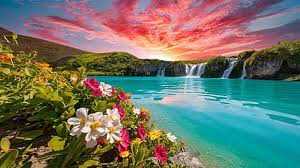
#> input picture day4/beauty.jpg, 300 x 168 px
$ python transformation.py
#> lines starting #> are read from the running program, lines starting #| are printed output that depends on the picture
import cv2
import numpy as np
import matplotlib.pyplot as plt
img = cv2.imread("beauty.jpg")
#> img is the input picture: shape (168, 300, 3); mean B, G, R 101.4, 115.1, 110.9
img = cv2.cvtColor(img,cv2.COLOR_BGR2RGB)

M = np.float32([[1,0,50], [0,1,50]])
translated = cv2.warpAffine(img, M, (img.shape[1], img.shape[0]))
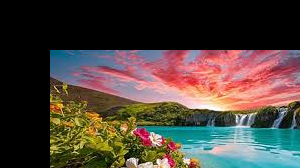
#> translated: shape (168, 300, 3); mean R, G, B 78.8, 68.2, 61.2

M = cv2.getRotationMatrix2D((img.shape[1]//2, img.shape[0]//2), 45, 1)
rotated = cv2.warpAffine(img, M, (img.shape[1], img.shape[0]))
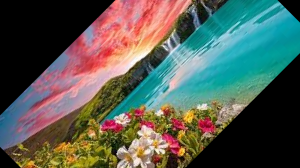
#> rotated: shape (168, 300, 3); mean R, G, B 85.9, 92.3, 83.3


pts1 = np.float32([[50,50],[200,50],[50,200],[200,200]])
pts2 = np.float32([[10,100],[200,50],[100,250],[220,220]])
M = cv2.getPerspectiveTransform(pts1, pts2)
perspective = cv2.warpPerspective(img, M, (img.shape[1], img.shape[0]))
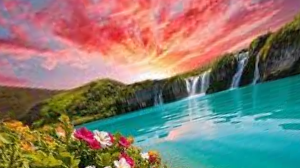
#> perspective: shape (168, 300, 3); mean R, G, B 134.8, 124, 113.1

titles = ["Original", "Translated", "Rotated", "Perspective"]
images = [img, translated, rotated, perspective]
for i in range(4):
    plt.subplot(2,2,i+1), plt.imshow(images[i]), plt.title(titles[i])
    plt.axis("off")
plt.show()
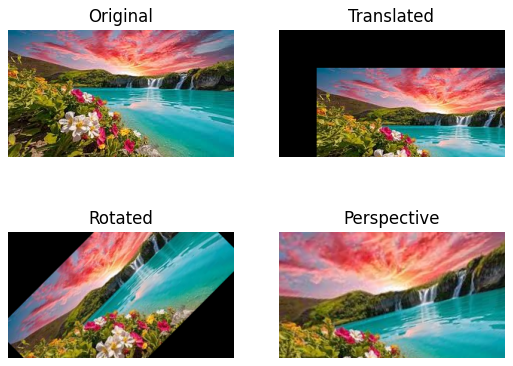
#> figure drawn by matplotlib, 4 panels
